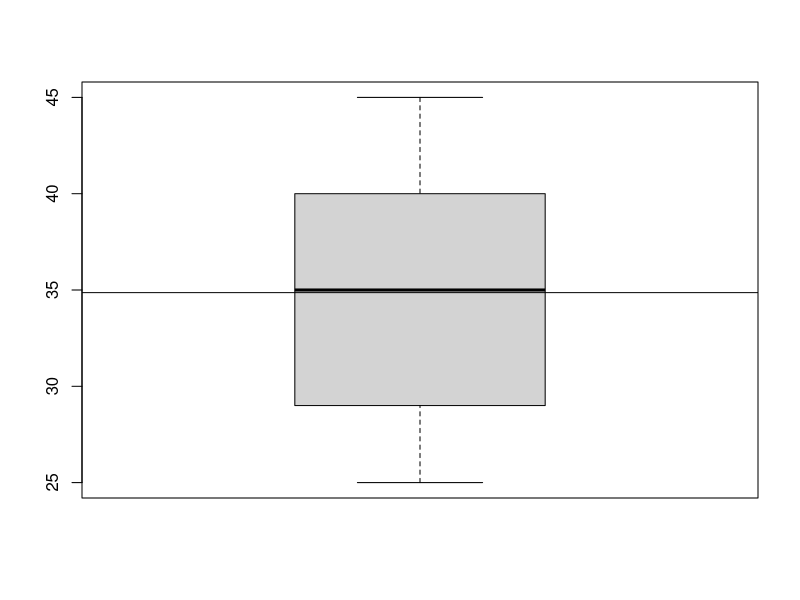

This figure's R source:
# Cargar los datos de pacientes
pacientes = read.csv("pacientes.csv",header=TRUE,dec=",")
edad = pacientes$Edad

# valores de tendencia central
# Cálculo de la moda
moda = which(table(edad)==max(table(edad)))
moda = as.numeric(names(moda))
moda 
max(table(edad))

# Cálculo de la media
mean(edad)

# Cálculo de la mediana
median(edad)

# medidas de posición 
# Cuantiles 
edad = sort(edad)
cumsum(prop.table(table(edad)))
quantile(edad,0.4)
# mediana o cuantil 0.5
quantile(edad, 0.5) 
median(edad) # O segundo cuartil 
# cuartiles --> 0.25, 0.5, 0.75 
quantile(edad, 0.25) 
quantile(edad, 0.75) 

# deciles y percentiles (cada décima)
quantile(edad, 0.1)
quantile(edad,0.01)

# Medidas de dispersión
diferencia = diff(range(edad))
IQR(edad)
quantile(edad,0.75)-quantile(edad,0.25)

# Varianza muestral
var(edad)
n=length(edad)
sum((edad-mean(edad))**2)/(n-1)
# Varianza típica
sum((edad-mean(edad))**2)/n
var(edad)*(n-1)/n

# Desviación típica muestral
sd(edad)
sqrt(var(edad))
sqrt(sum((edad-mean(edad))**2)/(n-1))
# Desviación típica normal
sd(edad)*sqrt((n-1)/n)
sqrt(sum((edad-mean(edad))**2)/(n))

#Summary
summary(edad)

boxplot(edad,names="caso\nA")
abline(h=mean(edad))